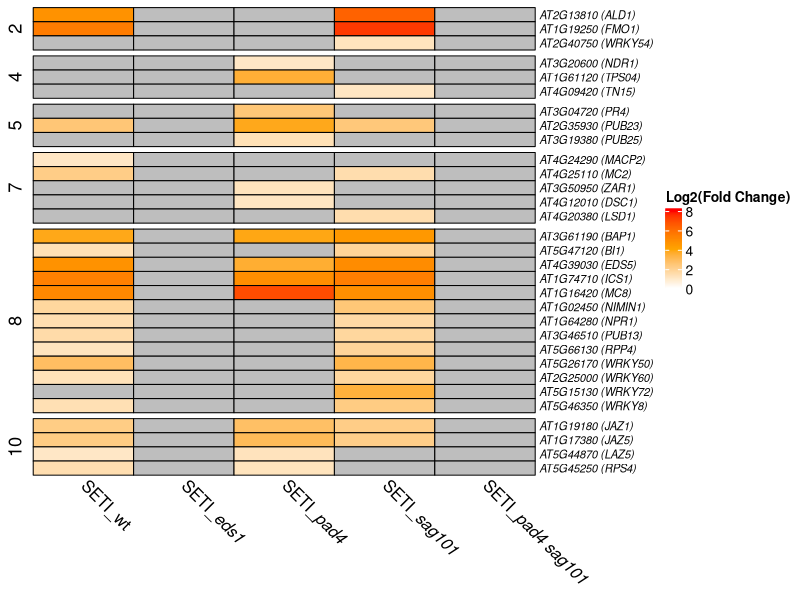
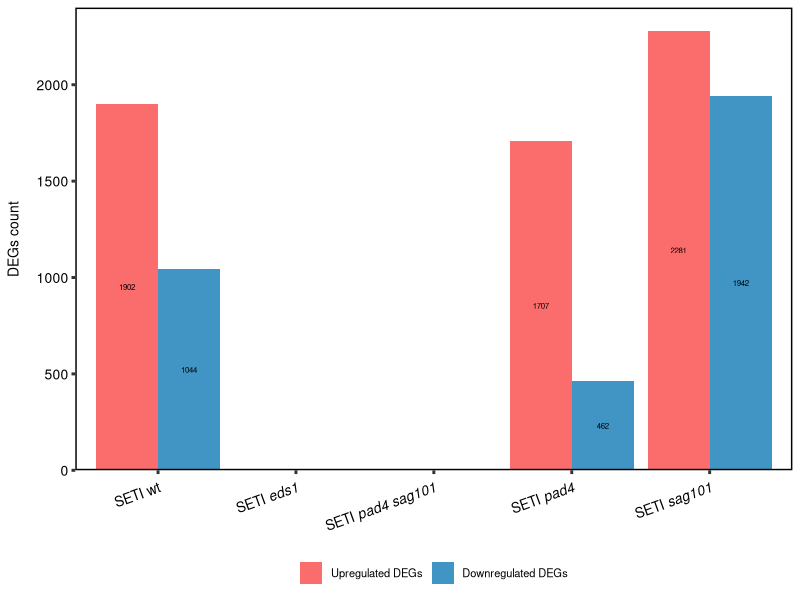

Recreate these plots in R, in order.
## ---- chunk 1
knitr::opts_chunk$set(echo = TRUE)
## ---- chunk 2
library("ComplexHeatmap")
library("circlize")
library("ggpubr")
library("stringr")
## ---- chunk 3
selected_genes = read.csv2("./Data/selected_DEGs.csv", dec = ".")
selected_genes$cluster = factor(selected_genes$cluster)

gene_list = read.csv2(file = "./Data/Significant DE genes list and statistics.csv", sep = ",", dec = ".",
                      header = TRUE)
gene_list = gene_list[gene_list$contrast != "SETI_p.E-SETI_s.E" & gene_list$contrast != "SETI_p.E-SETI_WT.E"
          & gene_list$contrast != "SETI_s.E-SETI_WT.E", ]
gene_list$contrast = factor(gene_list$contrast)
## ---- chunk 4
test = selected_genes[,c(3,7,5,4,6)]
rownames(test) = paste(selected_genes$Gene_id, " ", "(",selected_genes$Gene,")", sep = "")
test2 = as.matrix(test)

col_fun = colorRamp2(c(0, 4, 8 ), c("white", "orange", "red"))
col_fun(seq(-3, 3))

selected_genes$cluster = factor(selected_genes$cluster)
plot_heatmap = Heatmap(test2, name = "Log2(Fold Change)", col_fun, split = selected_genes$cluster, rect_gp = gpar(col = "black"), row_gap = unit(1.5, "mm"), show_parent_dend_line = FALSE, row_order = order(as.numeric(gsub("row", "", rownames(test)))),
        row_labels = rownames(test), row_names_gp = gpar(fontsize = 8, fontface = "italic"), show_column_names = TRUE, column_names_rot = -45, column_order = c("SETI", "eds1", "pad4", "sag101", "pad4sag101"), column_labels = c(expression("SETI_wt"), expression("SETI_" * italic("eds1")), expression("SETI_" * italic("pad4")), expression("SETI_" * italic("sag101")), expression("SETI_" * italic("pad4 sag101"))))

plot_heatmap 
## ---- chunk 5
dlab_theme = theme(axis.title.y = element_text(margin = margin(r = 10)), text = element_text(size=10), axis.text = element_text(size=10),
        axis.text.x = element_text(margin = margin(t = 5), size = 10, colour = "black", angle = 20, hjust=1),
        axis.text.y = element_text(color = "black"),
        axis.line = element_blank(),
        axis.ticks = element_line(size = 1),
        axis.title.x = element_blank(),
        legend.position="bottom", 
        legend.text= element_text(size = 8),
        #legend.title = element_text(size = 16, face = "bold"),
        panel.background = element_blank(),
        panel.spacing.x = unit(1, "lines"),
        panel.spacing.y=unit(0,"lines"),
        panel.grid =  element_blank(),
        legend.title = element_blank(),
        #panel.grid.major.y =  element_line(colour = "#999999"),
        panel.grid.minor.y =  element_blank(),
        panel.border = element_rect(fill = NA, color = "black", linewidth = 1),
        strip.background =element_rect(fill="white"),
        strip.text.x = element_text(size = 12, hjust = 0.5))


# length(gene_list$contrast[gene_list$contrast == "SETI_WT.E-SETI_WT.mock" & gene_list$up.down == "up-regulated"])
# length(gene_list$contrast[gene_list$contrast == "SETI_p.E-SETI_p.mock" & gene_list$up.down == "up-regulated"])
# length(gene_list$contrast[gene_list$contrast == "SETI_s.E-SETI_s.mock" & gene_list$up.down == "up-regulated"])
# length(gene_list$contrast[gene_list$contrast == "SETI_ps.E-SETI_ps.mock" & gene_list$up.down == "up-regulated"])
# length(gene_list$contrast[gene_list$contrast == "SETI_e.E-SETI_e.mock" & gene_list$up.down == "up-regulated"])
# length(gene_list$contrast[gene_list$contrast == "SETI_WT.E-SETI_WT.mock" & gene_list$up.down == "down-regulated"])
# length(gene_list$contrast[gene_list$contrast == "SETI_p.E-SETI_p.mock" & gene_list$up.down == "down-regulated"])
# length(gene_list$contrast[gene_list$contrast == "SETI_s.E-SETI_s.mock" & gene_list$up.down == "down-regulated"])
# length(gene_list$contrast[gene_list$contrast == "SETI_ps.E-SETI_ps.mock" & gene_list$up.down == "down-regulated"])
# length(gene_list$contrast[gene_list$contrast == "SETI_e.E-SETI_e.mock" & gene_list$up.down == "down-regulated"])

up_down_numbers = data.frame(lines = rep(c("SETI_WT.E-SETI_WT.mock",  "SETI_p.E-SETI_p.mock", "SETI_s.E-SETI_s.mock",
                                       "SETI_ps.E-SETI_ps.mock", "SETI_e.E-SETI_e.mock"), 2), up_down = factor(rep(c("upregulated", "downregulated"), each = 5), levels = c("upregulated", "downregulated")), genenumbers = c(1902, 1707, 2281, 0, 0, 1044, 462, 1942, 0, 0))


degs_count <- ggplot(data = up_down_numbers, aes(x = lines, y = genenumbers))+
  geom_bar(aes(fill = up_down), stat = "identity", position=position_dodge(), alpha = 0.75) +
  scale_x_discrete(limits = c("SETI_WT.E-SETI_WT.mock", "SETI_e.E-SETI_e.mock", "SETI_ps.E-SETI_ps.mock", "SETI_p.E-SETI_p.mock", "SETI_s.E-SETI_s.mock"), labels=c(expression("SETI wt"), expression("SETI" ~ italic("eds1")), expression("SETI" ~ italic("pad4 sag101")), expression("SETI" ~ italic("pad4")), expression("SETI" ~ italic("sag101")))) + scale_fill_manual(values = c("#F93D3D", "#0072B2"),
                     name = "Expression change", labels = c("Upregulated DEGs", "Downregulated DEGs"))  +
  labs(y = "DEGs count", x = "Line") +
  geom_text(aes(y = genenumbers/2, label = c(1902, 1707, 2281, NA, NA, 1044, 462, 1942, NA, NA), group = up_down),  position=position_dodge(0.9), size = 2) +
  dlab_theme +
  scale_y_continuous(expand = c(0,0), limits = c(0, 2400)) 

degs_count 
